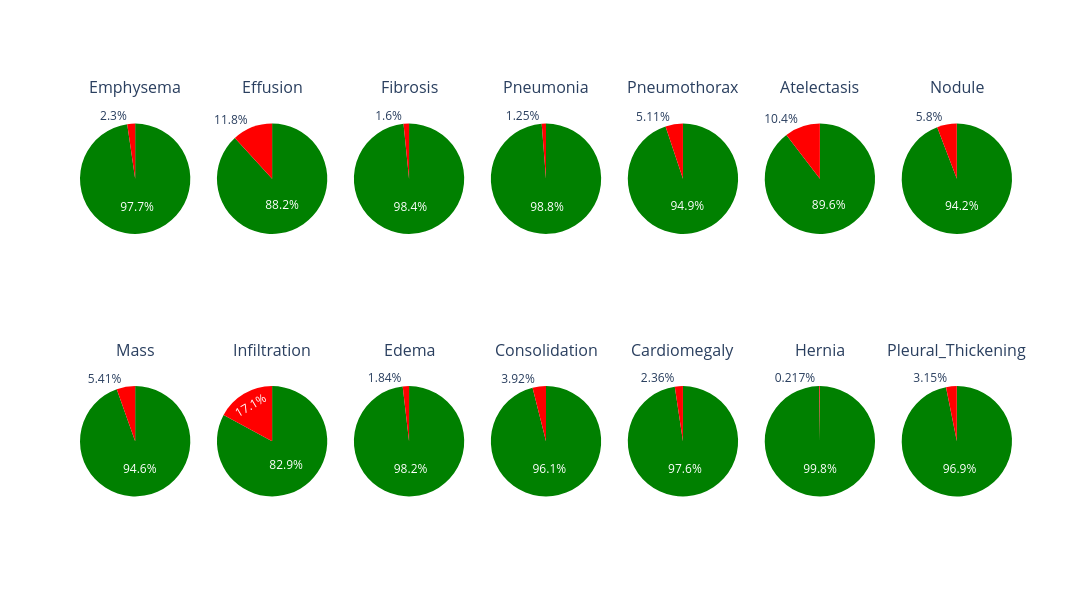

Notebook cell for this chart:
### Markdown cell above
The following Pie Charts shows the percentage of records with a finding vs no finding 
**for each finding type**

### Code cell
rows = 2
cols = (len(all_labels) + rows - 1) // rows

fig = make_subplots(
    rows=rows, cols=cols,
    specs=[[{"type": "pie"}] * cols for _ in range(rows)],
    subplot_titles=list(all_labels)
)

subplot_row = 1
subplot_col = 1

for label in all_labels:
    counts = labeled_data[label].value_counts()
    fig.add_trace(
        go.Pie(
            labels=["No Finding", "Finding"],
            values=[counts.get(0, 0), counts.get(1, 0)],
            marker=dict(colors=["green", "red"]),
            name=label
        ),
        row=subplot_row, col=subplot_col
    )
    
    subplot_col += 1
    if subplot_col > cols:
        subplot_col = 1
        subplot_row += 1

fig.update_layout(height=300*rows,width=1200, showlegend=False)
fig.show()

### Figure 1 — Plotly figure (JSON) as saved in the notebook; plotly's stock layout.template omitted (floating-point values rounded to 4 significant figures)
{"data": [{"domain": {"x": [0, 0.1184], "y": [0.625, 1]}, "labels": ["No Finding", "Finding"], "marker": {"colors": ["green", "red"]}, "name": "Emphysema", "type": "pie", "values": [52336, 1230]}, {"domain": {"x": [0.1469, 0.2653], "y": [0.625, 1]}, "labels": ["No Finding", "Finding"], "marker": {"colors": ["green", "red"]}, "name": "Effusion", "type": "pie", "values": [47241, 6325]}, {"domain": {"x": [0.2939, 0.4122], "y": [0.625, 1]}, "labels": ["No Finding", "Finding"], "marker": {"colors": ["green", "red"]}, "name": "Fibrosis", "type": "pie", "values": [52711, 855]}, {"domain": {"x": [0.4408, 0.5592], "y": [0.625, 1]}, "labels": ["No Finding", "Finding"], "marker": {"colors": ["green", "red"]}, "name": "Pneumonia", "type": "pie", "values": [52899, 667]}, {"domain": {"x": [0.5878, 0.7061], "y": [0.625, 1]}, "labels": ["No Finding", "Finding"], "marker": {"colors": ["green", "red"]}, "name": "Pneumothorax", "type": "pie", "values": [50828, 2738]}, {"domain": {"x": [0.7347, 0.8531], "y": [0.625, 1]}, "labels": ["No Finding", "Finding"], "marker": {"colors": ["green", "red"]}, "name": "Atelectasis", "type": "pie", "values": [47996, 5570]}, {"domain": {"x": [0.8816, 1.0], "y": [0.625, 1]}, "labels": ["No Finding", "Finding"], "marker": {"colors": ["green", "red"]}, "name": "Nodule", "type": "pie", "values": [50461, 3105]}, {"domain": {"x": [0, 0.1184], "y": [0, 0.375]}, "labels": ["No Finding", "Finding"], "marker": {"colors": ["green", "red"]}, "name": "Mass", "type": "pie", "values": [50666, 2900]}, {"domain": {"x": [0.1469, 0.2653], "y": [0, 0.375]}, "labels": ["No Finding", "Finding"], "marker": {"colors": ["green", "red"]}, "name": "Infiltration", "type": "pie", "values": [44405, 9161]}, {"domain": {"x": [0.2939, 0.4122], "y": [0, 0.375]}, "labels": ["No Finding", "Finding"], "marker": {"colors": ["green", "red"]}, "name": "Edema", "type": "pie", "values": [52582, 984]}, {"domain": {"x": [0.4408, 0.5592], "y": [0, 0.375]}, "labels": ["No Finding", "Finding"], "marker": {"colors": ["green", "red"]}, "name": "Consolidation", "type": "pie", "values": [51466, 2100]}, {"domain": {"x": [0.5878, 0.7061], "y": [0, 0.375]}, "labels": ["No Finding", "Finding"], "marker": {"colors": ["green", "red"]}, "name": "Cardiomegaly", "type": "pie", "values": [52300, 1266]}, {"domain": {"x": [0.7347, 0.8531], "y": [0, 0.375]}, "labels": ["No Finding", "Finding"], "marker": {"colors": ["green", "red"]}, "name": "Hernia", "type": "pie", "values": [53450, 116]}, {"domain": {"x": [0.8816, 1.0], "y": [0, 0.375]}, "labels": ["No Finding", "Finding"], "marker": {"colors": ["green", "red"]}, "name": "Pleural_Thickening", "type": "pie", "values": [51881, 1685]}], "layout": {"annotations": [{"font": {"size": 16}, "showarrow": false, "text": "Emphysema", "x": 0.05918, "xanchor": "center", "xref": "paper", "y": 1, "yanchor": "bottom", "yref": "paper"}, {"font": {"size": 16}, "showarrow": false, "text": "Effusion", "x": 0.2061, "xanchor": "center", "xref": "paper", "y": 1, "yanchor": "bottom", "yref": "paper"}, {"font": {"size": 16}, "showarrow": false, "text": "Fibrosis", "x": 0.3531, "xanchor": "center", "xref": "paper", "y": 1, "yanchor": "bottom", "yref": "paper"}, {"font": {"size": 16}, "showarrow": false, "text": "Pneumonia", "x": 0.5, "xanchor": "center", "xref": "paper", "y": 1, "yanchor": "bottom", "yref": "paper"}, {"font": {"size": 16}, "showarrow": false, "text": "Pneumothorax", "x": 0.6469, "xanchor": "center", "xref": "paper", "y": 1, "yanchor": "bottom", "yref": "paper"}, {"font": {"size": 16}, "showarrow": false, "text": "Atelectasis", "x": 0.7939, "xanchor": "center", "xref": "paper", "y": 1, "yanchor": "bottom", "yref": "paper"}, {"font": {"size": 16}, "showarrow": false, "text": "Nodule", "x": 0.9408, "xanchor": "center", "xref": "paper", "y": 1, "yanchor": "bottom", "yref": "paper"}, {"font": {"size": 16}, "showarrow": false, "text": "Mass", "x": 0.05918, "xanchor": "center", "xref": "paper", "y": 0.375, "yanchor": "bottom", "yref": "paper"}, {"font": {"size": 16}, "showarrow": false, "text": "Infiltration", "x": 0.2061, "xanchor": "center", "xref": "paper", "y": 0.375, "yanchor": "bottom", "yref": "paper"}, {"font": {"size": 16}, "showarrow": false, "text": "Edema", "x": 0.3531, "xanchor": "center", "xref": "paper", "y": 0.375, "yanchor": "bottom", "yref": "paper"}, {"font": {"size": 16}, "showarrow": false, "text": "Consolidation", "x": 0.5, "xanchor": "center", "xref": "paper", "y": 0.375, "yanchor": "bottom", "yref": "paper"}, {"font": {"size": 16}, "showarrow": false, "text": "Cardiomegaly", "x": 0.6469, "xanchor": "center", "xref": "paper", "y": 0.375, "yanchor": "bottom", "yref": "paper"}, {"font": {"size": 16}, "showarrow": false, "text": "Hernia", "x": 0.7939, "xanchor": "center", "xref": "paper", "y": 0.375, "yanchor": "bottom", "yref": "paper"}, {"font": {"size": 16}, "showarrow": false, "text": "Pleural_Thickening", "x": 0.9408, "xanchor": "center", "xref": "paper", "y": 0.375, "yanchor": "bottom", "yref": "paper"}], "height": 600, "showlegend": false, "width": 1200}}
